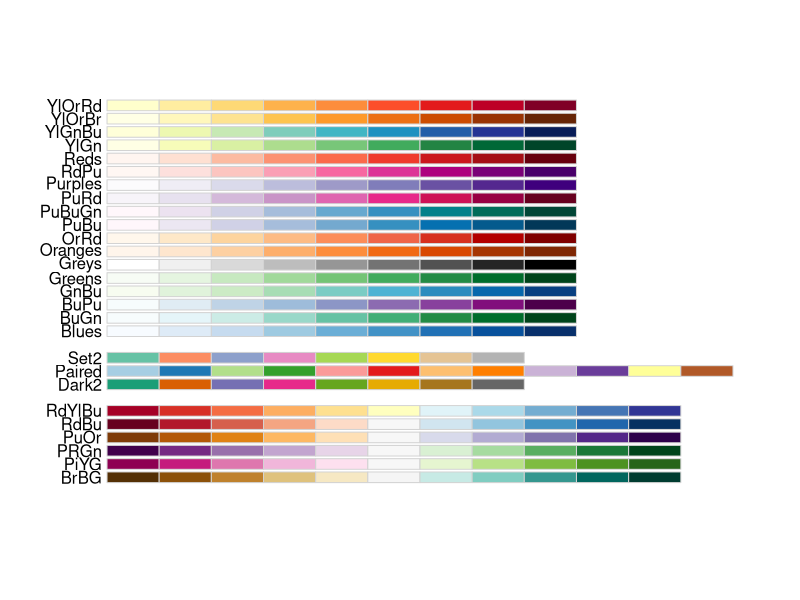
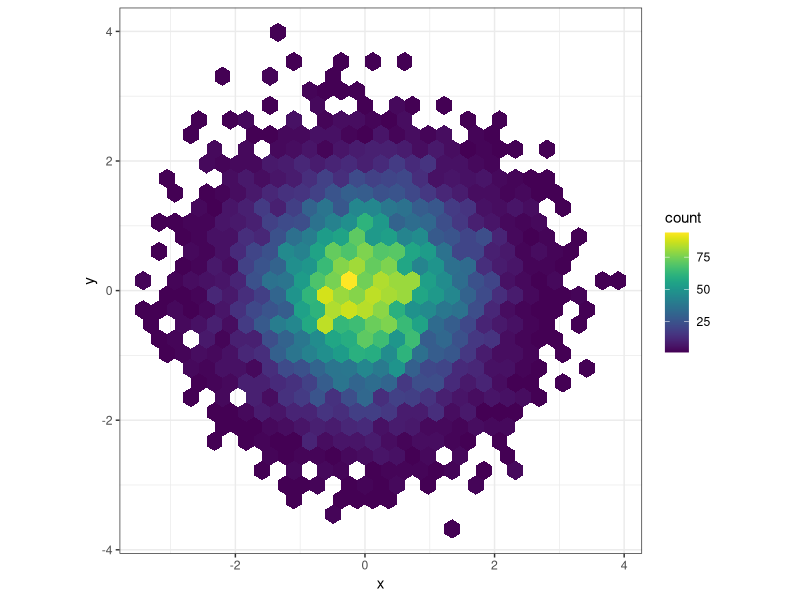
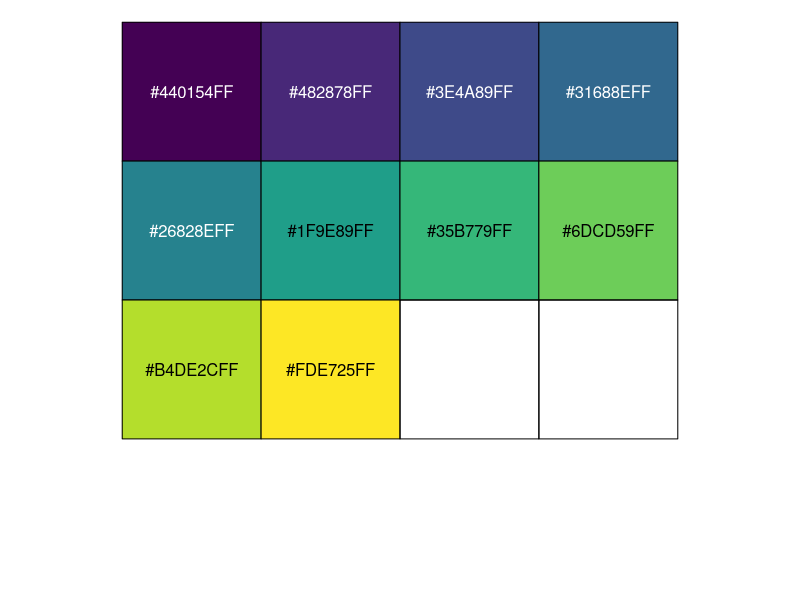
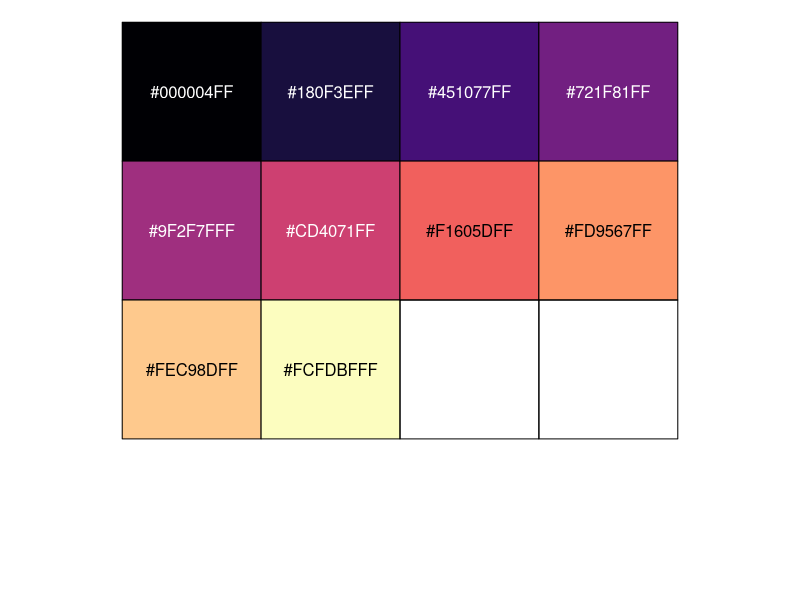
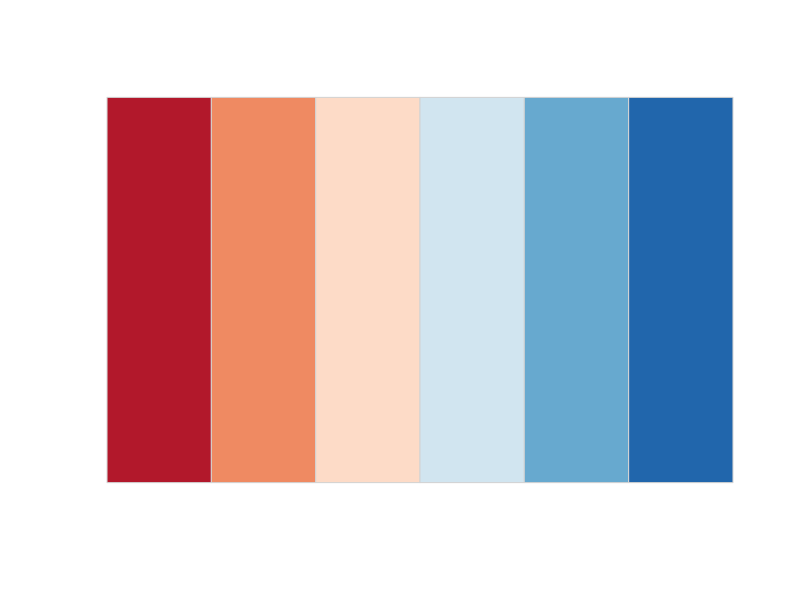
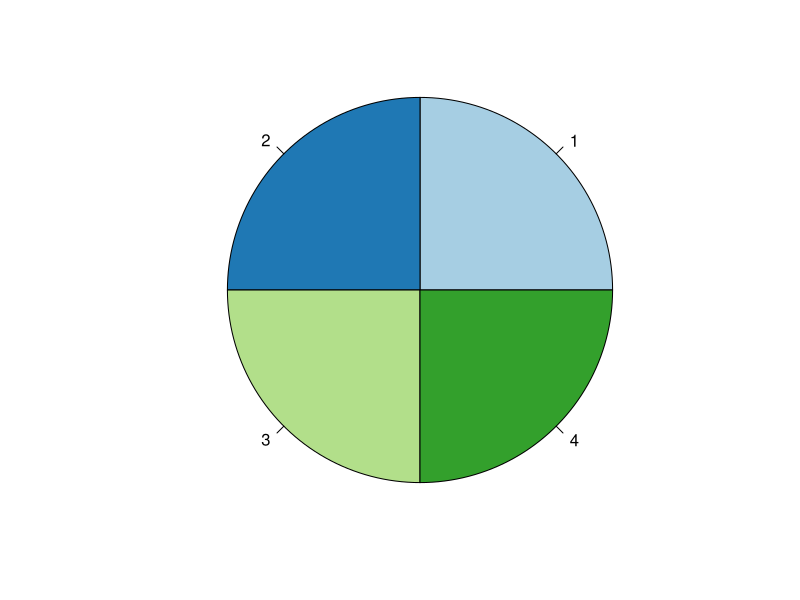
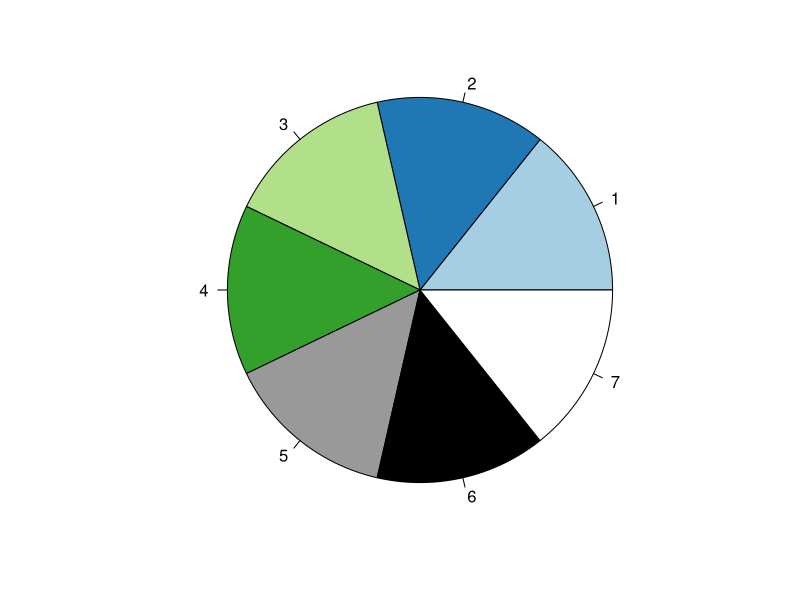
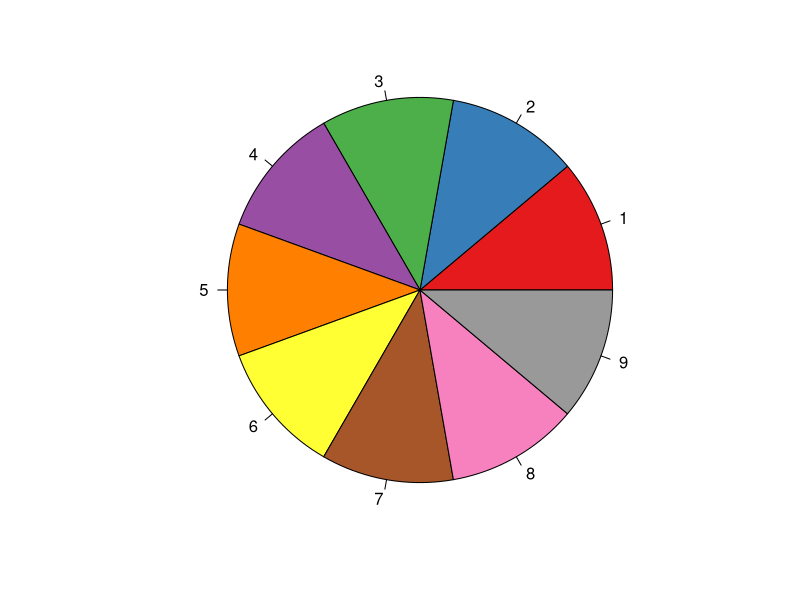

Generate these figures, in order, with R:
## ---- chunk 1
library(RColorBrewer)
display.brewer.all(colorblindFriendly = TRUE)
## ---- chunk 2
library(ggplot2)
library(viridis)

ggplot(data.frame(x = rnorm(10000), y = rnorm(10000)), aes(x = x, y = y)) +
    geom_hex() +
    coord_fixed() +
    scale_fill_viridis() + # The virdis color scale
    theme_bw()
## ---- chunk 3
library(scales)
show_col(viridis_pal(option = 'virdis')(10))
## ---- chunk 4
show_col(viridis_pal(option = 'magma')(10))
## ---- chunk 5
pal <- function(col, border = "light gray", ...) {
    n <- length(col)
    plot(0, 0,
         type = "n",
         xlim = c(0, 1),
         ylim = c(0, 1),
         axes = FALSE,
         xlab = "", ylab = "", ...)
    rect(0:(n - 1) / n,
         0,
         1:n/n,
         1,
         col = col,
         border = border)
}
## ---- chunk 6
colours <- c(
    '#b2182b',
    '#ef8a62',
    '#fddbc7',
    '#d1e5f0',
    '#67a9cf',
    '#2166ac'
)
pal(colours)
## ---- chunk 7
wheel <- function(col, radius = 1, ...) {
    pie(rep(1, length(col)), col = col, radius = radius, ...)
}
## ---- chunk 8
cbPalette <- c(
    '#a6cee3',
    '#1f78b4',
    '#b2df8a',
    '#33a02c'
)

wheel(cbPalette)
## ---- chunk 9
cbPalette <- c(
    '#a6cee3',
    '#1f78b4',
    '#b2df8a',
    '#33a02c',
    "#999999",
    '#000000',
    '#ffffff'
)

wheel(cbPalette)
## ---- chunk 10
cbPalette <- c(
    '#e41a1c',
    '#377eb8',
    '#4daf4a',
    '#984ea3',
    '#ff7f00',
    '#ffff33',
    '#a65628',
    '#f781bf',
    '#999999'
)

wheel(cbPalette)
